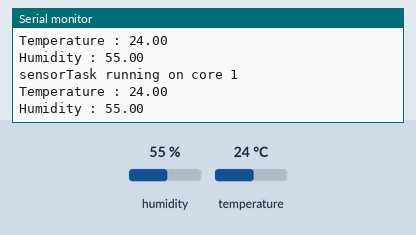
The sketch below on a simulated ESP32. On the bench: the last lines printed to the serial monitor. The inputs (shaded band) are chosen by the test bench; at power-on: humidity 55 %, temperature 24 °C.

Above: at 5.8 s.
5.9 s: humidity set to 22 %
At 11.2 s:
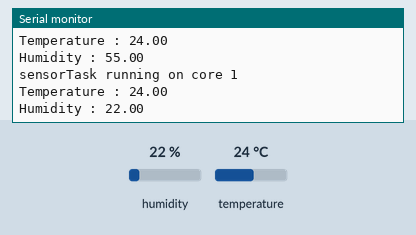
11.9 s: temperature set to 12 °C
At 16.1 s:
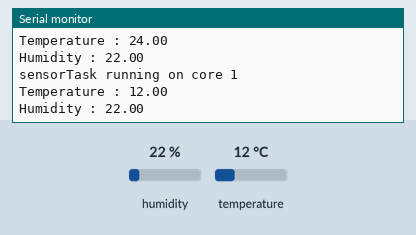
17.9 s: humidity set to 40 %
At 21.2 s:
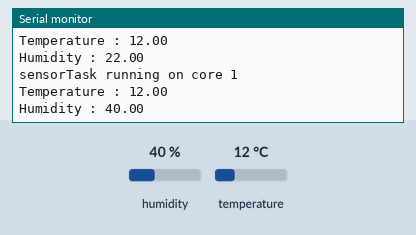
Timing chart, 0 to 22.7 s (numbered marks = the images above; inputs shaded):
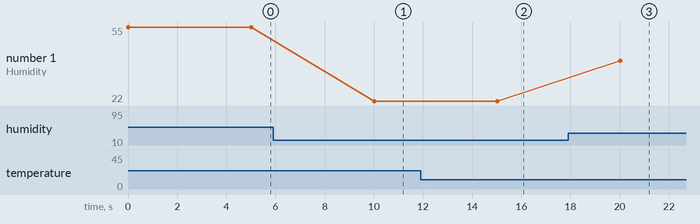

The sketch:

ESP32_BinarySemaphore_TwoTasks.ino
```cpp
// ESP32_BinarySemaphore_TwoTasks
// library : https://github.com/beegee-tokyo/DHTesp

#include "DHTesp.h"

DHTesp dht;
hw_timer_t * timer;
SemaphoreHandle_t syncSemaphore;
int dhtPin = 4;                 // Digital pin connected to the DHT22 sensor
int sampleTimer = 5 * 1000000 ; // 5 seconds
int nbSensorValues = 2;         // Type of values from sensors (temperature, humidity, etc.)

void IRAM_ATTR onTimer() {
  xSemaphoreGiveFromISR(syncSemaphore, NULL);
}

bool initDHT() {
  dht.setup(dhtPin, DHTesp::DHT22); // Initialize DHT22 sensor
  Serial.println("DHT initiated");
}

void timerTask( void * pvParameters ) {
  timer = timerBegin(0, 80, true);    // 1 tick takes 1/(80MHZ/80)   1 microsecond
  timerAttachInterrupt(timer, &onTimer, true);
  timerAlarmWrite(timer, sampleTimer, true);
  timerAlarmEnable(timer);
  vTaskDelete(NULL);
}

void sensorTask( void * pvParameters ) {
  String taskMessage = "sensorTask running on core ";
  taskMessage = taskMessage + xPortGetCoreID();
  float t, h ;

  for (;;) {
    Serial.println(taskMessage);
    TempAndHumidity newValues = dht.getTempAndHumidity();

    // Check if any reads failed and exit early (to try again).
    if (dht.getStatus() != 0) {
      Serial.println("DHT22 error status: " + String(dht.getStatusString()));
    }
    t = newValues.temperature;                    // temperature
    h = newValues.humidity;                       // humidity
    char *label[2] = {"Temperature", "Humidity"}; // Table for Serial.print()
    float test[nbSensorValues] = {t, h};
    for ( int i = 0; i < nbSensorValues; i++ )
    {
      Serial.printf("%s", label[i]);
      Serial.println(" : " + String(test[i]));
    }
    xSemaphoreTake(syncSemaphore, portMAX_DELAY);
  }
  vTaskDelete(NULL);
}

void setup() {
  Serial.begin(115200);

  xTaskCreatePinnedToCore(
    sensorTask,       // Function to implement the task
    "sensorTask",     // Name of the task
    10000,            // Stack size in words
    NULL,             // Task input parameter
    1,                // Priority of the task
    NULL,             // Task handle
    0);               // Core where the task should run
  Serial.println("sensorTask created...");

  xTaskCreate(
    timerTask,       // Function to implement the task
    "timerTask",     // Name of the task
    10000,            // Stack size in words
    NULL,             // Task input parameter
    1,                // Priority of the task
    NULL);            // Task handle

  syncSemaphore = xSemaphoreCreateBinary();
  initDHT();
  void timerTask(void * pvParameters);
}

void loop() {}
```

Measured:
- after the input at 5.9 s, the serial monitor: prints a new line after 4.1 s (image 1)
- after the input at 11.9 s, the serial monitor: prints a new line after 3.1 s (image 2)
- after the input at 17.9 s, the serial monitor: prints a new line after 2.1 s (image 3)
- plotted number 1: 55 → 22 after the input at 5.9 s, 22 → 40 after the input at 17.9 s
